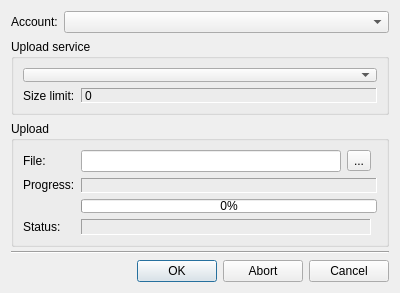
<?xml version="1.0" encoding="UTF-8"?>
<ui version="4.0">
 <class>UploadDialogClass</class>
 <widget class="QDialog" name="UploadDialogClass">
  <property name="geometry">
   <rect>
    <x>0</x>
    <y>0</y>
    <width>400</width>
    <height>293</height>
   </rect>
  </property>
  <property name="sizePolicy">
   <sizepolicy hsizetype="Preferred" vsizetype="Preferred">
    <horstretch>0</horstretch>
    <verstretch>0</verstretch>
   </sizepolicy>
  </property>
  <property name="minimumSize">
   <size>
    <width>400</width>
    <height>293</height>
   </size>
  </property>
  <property name="windowTitle">
   <string>Dialog</string>
  </property>
  <layout class="QGridLayout" name="gridLayout_7">
   <item row="2" column="0">
    <widget class="Line" name="line">
     <property name="orientation">
      <enum>Qt::Horizontal</enum>
     </property>
    </widget>
   </item>
   <item row="1" column="0">
    <layout class="QHBoxLayout" name="horizontalLayout_2">
     <item>
      <layout class="QGridLayout" name="gridLayout_4">
       <item row="2" column="0">
        <widget class="QGroupBox" name="groupBox_2">
         <property name="sizePolicy">
          <sizepolicy hsizetype="Preferred" vsizetype="Fixed">
           <horstretch>0</horstretch>
           <verstretch>0</verstretch>
          </sizepolicy>
         </property>
         <property name="minimumSize">
          <size>
           <width>378</width>
           <height>126</height>
          </size>
         </property>
         <property name="title">
          <string>Upload</string>
         </property>
         <layout class="QGridLayout" name="gridLayout">
          <item row="2" column="1">
           <widget class="QLabel" name="lblStatus">
            <property name="frameShape">
             <enum>QFrame::Panel</enum>
            </property>
            <property name="frameShadow">
             <enum>QFrame::Sunken</enum>
            </property>
            <property name="text">
             <string/>
            </property>
           </widget>
          </item>
          <item row="0" column="1">
           <layout class="QGridLayout" name="gridLayout_5">
            <item row="0" column="1">
             <widget class="QToolButton" name="tlbFile">
              <property name="text">
               <string>...</string>
              </property>
             </widget>
            </item>
            <item row="0" column="0">
             <widget class="QLineEdit" name="lneFile"/>
            </item>
           </layout>
          </item>
          <item row="0" column="0">
           <widget class="QLabel" name="lblFileLabel">
            <property name="text">
             <string>File:</string>
            </property>
           </widget>
          </item>
          <item row="1" column="1" colspan="2">
           <layout class="QGridLayout" name="gridLayout_2">
            <item row="0" column="0">
             <widget class="QLabel" name="lblProgress">
              <property name="frameShape">
               <enum>QFrame::Panel</enum>
              </property>
              <property name="frameShadow">
               <enum>QFrame::Sunken</enum>
              </property>
              <property name="text">
               <string/>
              </property>
             </widget>
            </item>
            <item row="1" column="0">
             <widget class="QProgressBar" name="pgbPrgress">
              <property name="value">
               <number>0</number>
              </property>
             </widget>
            </item>
           </layout>
          </item>
          <item row="1" column="0" alignment="Qt::AlignTop">
           <widget class="QLabel" name="lblProgressLabel">
            <property name="text">
             <string>Progress:</string>
            </property>
           </widget>
          </item>
          <item row="2" column="0">
           <widget class="QLabel" name="lblStatusLabel">
            <property name="text">
             <string>Status:</string>
            </property>
           </widget>
          </item>
         </layout>
        </widget>
       </item>
       <item row="1" column="0" colspan="2">
        <widget class="QGroupBox" name="groupBox">
         <property name="sizePolicy">
          <sizepolicy hsizetype="Preferred" vsizetype="Fixed">
           <horstretch>0</horstretch>
           <verstretch>0</verstretch>
          </sizepolicy>
         </property>
         <property name="minimumSize">
          <size>
           <width>0</width>
           <height>76</height>
          </size>
         </property>
         <property name="title">
          <string>Upload service</string>
         </property>
         <layout class="QGridLayout" name="gridLayout_3">
          <item row="2" column="0" colspan="2">
           <layout class="QFormLayout" name="formLayout">
            <item row="0" column="0" colspan="2">
             <widget class="QComboBox" name="cmbService">
              <property name="editable">
               <bool>false</bool>
              </property>
             </widget>
            </item>
            <item row="1" column="0">
             <widget class="QLabel" name="lblSizeLimitLabel">
              <property name="text">
               <string>Size limit:</string>
              </property>
             </widget>
            </item>
            <item row="1" column="1">
             <widget class="QLabel" name="lblSizeLimit">
              <property name="frameShape">
               <enum>QFrame::Panel</enum>
              </property>
              <property name="frameShadow">
               <enum>QFrame::Sunken</enum>
              </property>
              <property name="text">
               <string>0</string>
              </property>
             </widget>
            </item>
           </layout>
          </item>
         </layout>
        </widget>
       </item>
      </layout>
     </item>
    </layout>
   </item>
   <item row="3" column="0">
    <widget class="QDialogButtonBox" name="bbxButtons">
     <property name="standardButtons">
      <set>QDialogButtonBox::Abort|QDialogButtonBox::Cancel|QDialogButtonBox::Ok</set>
     </property>
    </widget>
   </item>
   <item row="0" column="0">
    <layout class="QGridLayout" name="gridLayout_6">
     <item row="0" column="0">
      <widget class="QLabel" name="lblAccountLabel">
       <property name="sizePolicy">
        <sizepolicy hsizetype="Maximum" vsizetype="Fixed">
         <horstretch>0</horstretch>
         <verstretch>0</verstretch>
        </sizepolicy>
       </property>
       <property name="text">
        <string>Account:</string>
       </property>
      </widget>
     </item>
     <item row="0" column="1">
      <widget class="QComboBox" name="cmbAccount"/>
     </item>
    </layout>
   </item>
  </layout>
 </widget>
 <resources/>
 <connections/>
</ui>
